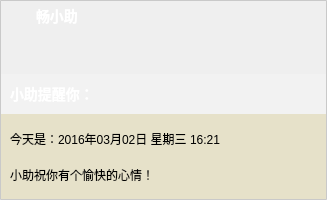
<?xml version="1.0" encoding="UTF-8"?>
<ui version="4.0">
 <class>SystemMessageDialog</class>
 <widget class="QWidget" name="SystemMessageDialog">
  <property name="geometry">
   <rect>
    <x>0</x>
    <y>0</y>
    <width>327</width>
    <height>200</height>
   </rect>
  </property>
  <property name="windowTitle">
   <string>Form</string>
  </property>
  <property name="styleSheet">
   <string notr="true">QWidget#SystemMessageDialog {
	background-image: url(:/resource/background/background.png);
	border: 1px solid #c9c9c9;
	border-radius: 1px;
}
QWidget#widgetTitle {
	background-color: rgba(255, 255, 255, 20%);
}
QWidget#widgetContent {
	background-color: rgb(230, 225, 201);
}

QPushButton#btnClose:hover{
	background-color: qlineargradient(spread:pad, x1:0, y1:1, x2:0, y2:0, stop:0 rgba(238, 0, 0, 128), stop:1 rgba(238, 44, 44, 255));
}

QLabel#labelTitle, QLabel#labelText {
	color: #ffffff;
	font: bold 14px;
}</string>
  </property>
  <layout class="QVBoxLayout" name="verticalLayout_2" stretch="0,1,0,2">
   <property name="spacing">
    <number>0</number>
   </property>
   <property name="leftMargin">
    <number>1</number>
   </property>
   <property name="topMargin">
    <number>1</number>
   </property>
   <property name="rightMargin">
    <number>1</number>
   </property>
   <property name="bottomMargin">
    <number>1</number>
   </property>
   <item>
    <layout class="QHBoxLayout" name="horizontalLayout">
     <property name="leftMargin">
      <number>5</number>
     </property>
     <item>
      <widget class="QLabel" name="labelMainIcon">
       <property name="minimumSize">
        <size>
         <width>30</width>
         <height>30</height>
        </size>
       </property>
       <property name="text">
        <string/>
       </property>
       <property name="pixmap">
        <pixmap resource="../images.qrc">:/resource/images/robot.png</pixmap>
       </property>
      </widget>
     </item>
     <item>
      <widget class="QLabel" name="labelText">
       <property name="text">
        <string>畅小助</string>
       </property>
      </widget>
     </item>
     <item>
      <spacer name="horizontalSpacer">
       <property name="orientation">
        <enum>Qt::Horizontal</enum>
       </property>
       <property name="sizeHint" stdset="0">
        <size>
         <width>40</width>
         <height>20</height>
        </size>
       </property>
      </spacer>
     </item>
     <item>
      <widget class="QPushButton" name="btnClose">
       <property name="minimumSize">
        <size>
         <width>30</width>
         <height>30</height>
        </size>
       </property>
       <property name="maximumSize">
        <size>
         <width>30</width>
         <height>16777215</height>
        </size>
       </property>
       <property name="focusPolicy">
        <enum>Qt::NoFocus</enum>
       </property>
       <property name="styleSheet">
        <string notr="true">QPushButton {
	min-width: 30px;
	background-color: none;
	border: none;
}</string>
       </property>
       <property name="text">
        <string/>
       </property>
       <property name="icon">
        <iconset resource="../images.qrc">
         <normaloff>:/resource/common/ic_close_white.png</normaloff>:/resource/common/ic_close_white.png</iconset>
       </property>
       <property name="flat">
        <bool>true</bool>
       </property>
      </widget>
     </item>
    </layout>
   </item>
   <item>
    <spacer name="verticalSpacer">
     <property name="orientation">
      <enum>Qt::Vertical</enum>
     </property>
     <property name="sizeHint" stdset="0">
      <size>
       <width>20</width>
       <height>40</height>
      </size>
     </property>
    </spacer>
   </item>
   <item>
    <widget class="QWidget" name="widgetTitle" native="true">
     <layout class="QHBoxLayout" name="horizontalLayout_2">
      <item>
       <widget class="QLabel" name="labelTitle">
        <property name="text">
         <string>小助提醒你：</string>
        </property>
       </widget>
      </item>
     </layout>
    </widget>
   </item>
   <item>
    <widget class="QWidget" name="widgetContent" native="true">
     <layout class="QVBoxLayout" name="verticalLayout">
      <item>
       <widget class="QLabel" name="labelDateTime">
        <property name="text">
         <string>今天是：2016年03月02日 星期三 16:21</string>
        </property>
       </widget>
      </item>
      <item>
       <widget class="QLabel" name="labelContent">
        <property name="text">
         <string>小助祝你有个愉快的心情！</string>
        </property>
       </widget>
      </item>
     </layout>
    </widget>
   </item>
  </layout>
 </widget>
 <resources>
  <include location="../images.qrc"/>
 </resources>
 <connections/>
</ui>
